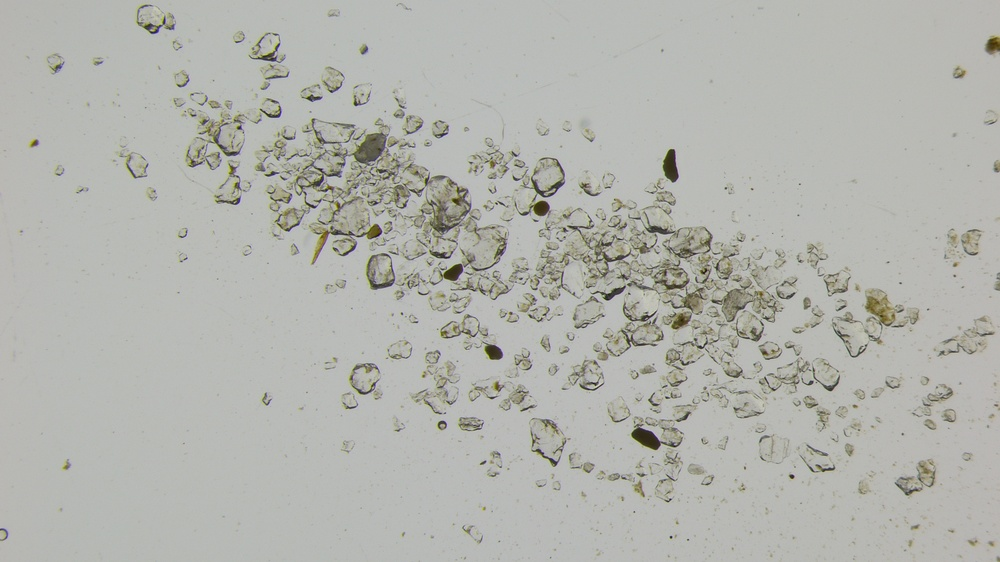
#> input picture data/input/233803-240125045115.jpg, 1000 x 562 px, shrunk from 3840 x 2160 before the run
$ jupyter execute --allow-errors test.ipynb
#> lines starting #> are read from the running program, lines starting #| are printed output that depends on the picture; after the words box and inside, x2 and y2 are one past the last pixel; in counts of white or black regions, pixels touching at a corner belong together
[cell 1]
import cv2
import os
import matplotlib.pyplot as plt
import seaborn as sns
import numpy as np

[cell 2]
def show_image(image, title="Image"):
    image_rgb = cv2.cvtColor(image, cv2.COLOR_BGR2RGB)
    plt.figure(figsize=(8, 6))
    plt.imshow(image_rgb)
    plt.title(title)
    plt.axis('off')
    plt.show()

[cell 3]
image_path = "data/input/233803-240125045115.jpg"
image = cv2.imread(image_path)
#> image is the input picture: shape (562, 1000, 3); mean B, G, R 173.7, 179.4, 178.5
show_image(image, title="Original Image")
cv2.imwrite("garbage/original.jpg", image)
#> Out = True

[cell 4]
saturation_factor = 1

hsv_image = cv2.cvtColor(image, cv2.COLOR_BGR2HSV)
#> hsv_image: shape (562, 1000, 3); mean H, S, V 43.2, 10.7, 180.1
hsv_image[:, :, 1] = cv2.multiply(hsv_image[:, :, 1], saturation_factor)
enhanced_image = cv2.cvtColor(hsv_image, cv2.COLOR_HSV2BGR)

lower_cyan = (30, 100, 100)
upper_cyan = (85, 255, 255)
lower_red = (130, 50, 50)
upper_red = (200, 255, 255)

mask_cyan = cv2.inRange(hsv_image, lower_cyan, upper_cyan)
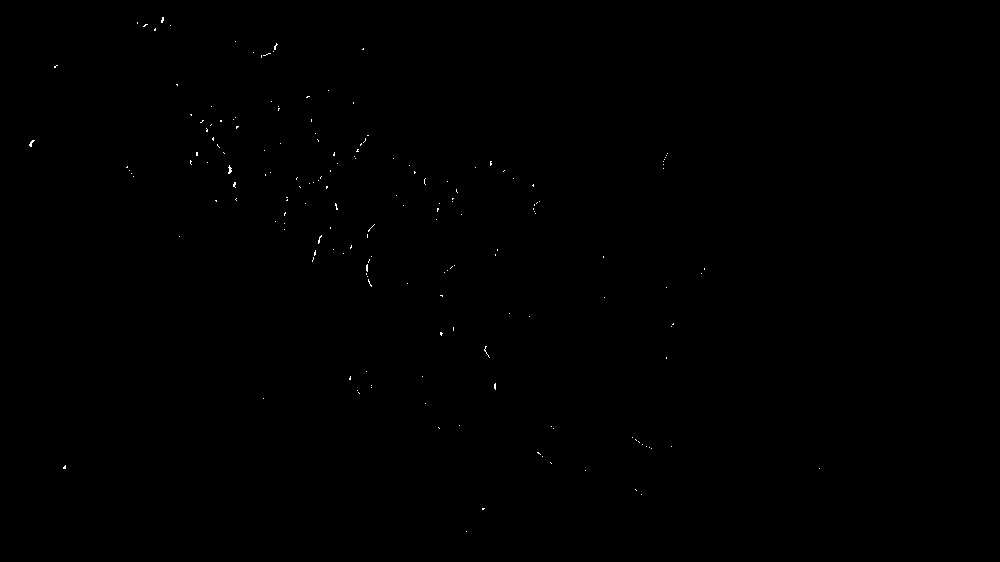
#> mask_cyan: shape (562, 1000); 0.1% white in thin lines or dots, all inside (x1, y1, x2, y2) = (29, 17, 820, 532)
mask_red = cv2.inRange(hsv_image, lower_red, upper_red)
#> mask_red: shape (562, 1000); 0.09% white in thin lines or dots, all inside (x1, y1, x2, y2) = (35, 23, 794, 477)
mask = cv2.bitwise_or(mask_cyan, mask_red)

color_contour = cv2.bitwise_and(enhanced_image, enhanced_image, mask=mask)
color_contour[mask == 0] = [0, 0, 0]
color_contour[mask != 0] = [255, 255, 255]
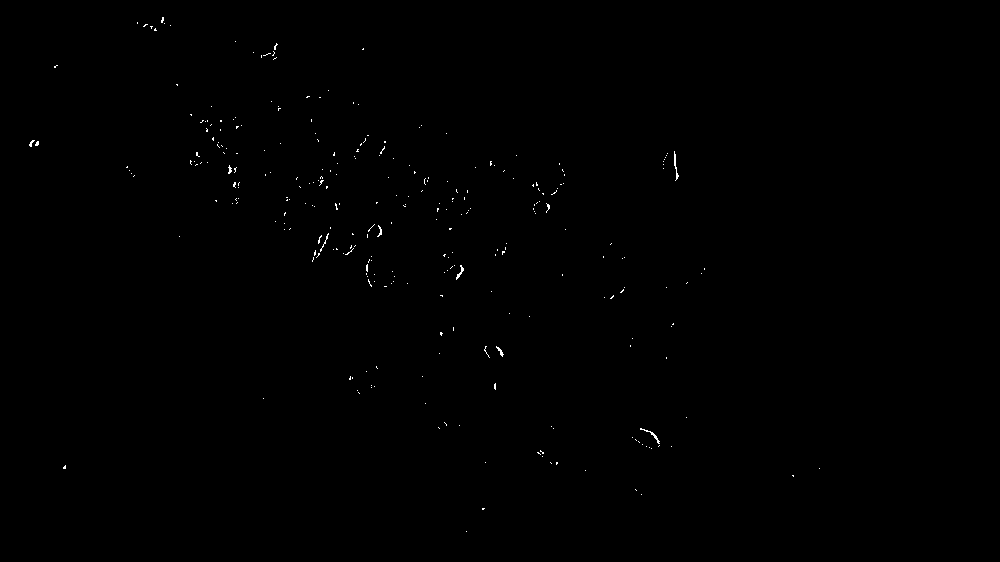
#> color_contour: shape (562, 1000, 3); 0.19% white in thin lines or dots, all inside (x1, y1, x2, y2) = (29, 17, 820, 532)

show_image(color_contour, title="Output Image")
cv2.imwrite("garbage/color_contour.jpg", color_contour)
#> Out = True

[cell 5]
gray = cv2.cvtColor(image, cv2.COLOR_BGR2GRAY)
_, binary = cv2.threshold(gray, 128+32, 255, cv2.THRESH_BINARY_INV)
#> binary: shape (562, 1000); 9.1% white; 1231 white regions (987 under 20 px), largest, box (x1, y1, x2, y2) and area: (260, 118, 514, 300) 11248, (522, 211, 784, 332) 8143, (185, 112, 249, 170) 1186
show_image(binary, title="Binary Image")

[cell 6]
# Invert the color contour
inverted_color_contour = cv2.bitwise_not(color_contour)

# Multiply by the binary image
sharpened_binary = cv2.bitwise_and(inverted_color_contour, inverted_color_contour, mask=binary)
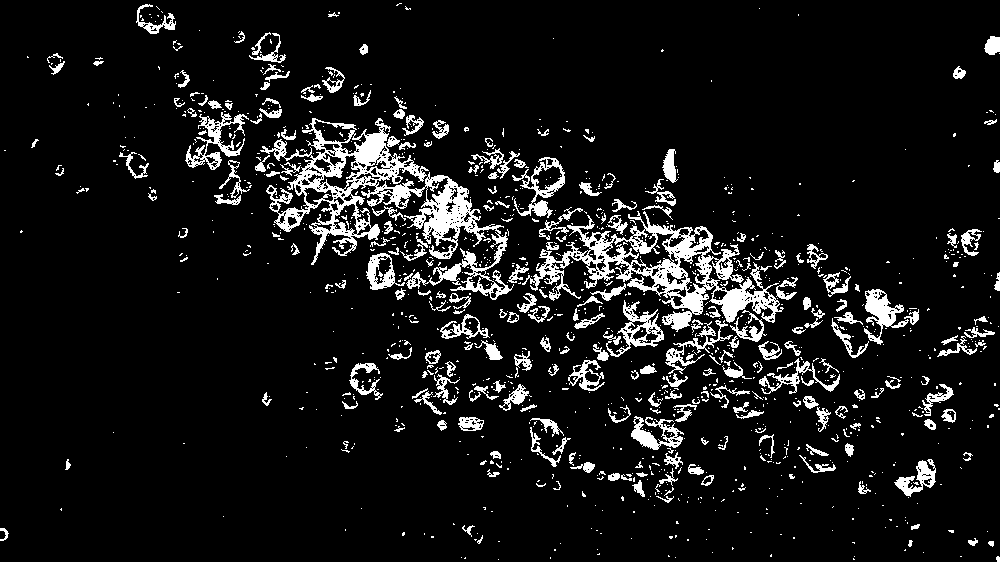
#> sharpened_binary: shape (562, 1000, 3); 8.9% white; 1252 white regions (1005 under 20 px), largest, box (x1, y1, x2, y2) and area: (260, 118, 514, 300) 10884, (522, 211, 784, 332) 8125, (185, 112, 249, 170) 1099

show_image(sharpened_binary, title="Inverted Color Contour Multiplied by Binary")

[cell 7]
# Convert sharpened_binary to a single-channel image
sharpened_binary_gray = cv2.cvtColor(sharpened_binary, cv2.COLOR_BGR2GRAY)
#> sharpened_binary_gray: shape (562, 1000); 8.9% white; 1252 white regions (1005 under 20 px)
contours, _ = cv2.findContours(sharpened_binary_gray, cv2.RETR_EXTERNAL, cv2.CHAIN_APPROX_SIMPLE)
#> contours = 1198 contours, 1019 with area under 20; largest, box (x1, y1, x2, y2) and area: (260, 118, 514, 300) 13499, (522, 211, 784, 332) 10106, (512, 157, 565, 218) 1222, (606, 300, 664, 357) 1108, (185, 112, 249, 170) 984
filtered_contours = [contour for contour in contours if len(contour) >= 5]
#> filtered_contours = 431 contours, 252 with area under 20; largest, box (x1, y1, x2, y2) and area: (260, 118, 514, 300) 13499, (522, 211, 784, 332) 10106, (512, 157, 565, 218) 1222, (606, 300, 664, 357) 1108, (185, 112, 249, 170) 984
contours_image = image.copy()
cv2.drawContours(contours_image, filtered_contours, -1, (0, 255, 0), 2)
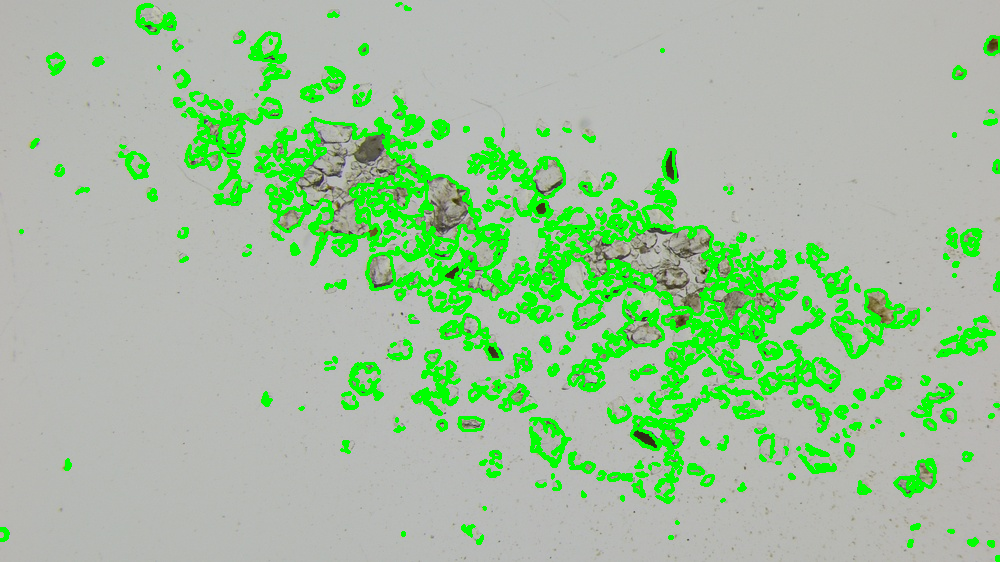
#> contours_image: shape (562, 1000, 3); 12.18% of pixels changed, all inside (x1, y1, x2, y2) = (0, 2, 1000, 562)
show_image(contours_image, title="Contours Image")
# Create a black background image
black_background = np.zeros_like(image)

# Draw the filtered contours on the black background
cv2.drawContours(black_background, filtered_contours, -1, (0, 255, 0), 2)
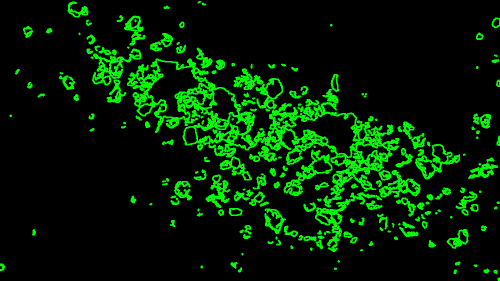
#> black_background: shape (562, 1000, 3) (shown at 1/2 size); mean of channels 0, 1, 2 0, 31.1, 0; drawn as B, G, R

# Show the image with contours over black background
show_image(black_background, title="Contours on Black Background")

[cell 8]
# Function to get filtered contours based on a binary mask
def get_filtered_contours(binary):
    contours, _ = cv2.findContours(binary, cv2.RETR_EXTERNAL, cv2.CHAIN_APPROX_SIMPLE)
    return [contour for contour in contours if len(contour) >= 5]

# Function to analyze contours, fit ellipses, and filter based on maximum minor axis length
def analyze_contours(contours, image, calibration_factor, max_length_mm):
#> called with calibration_factor = 0.0039, max_length_mm = 5
    ellipses_image = image.copy()  # Copy the original image to draw ellipses
    grain_lengths = []  # Store the valid grain lengths (minor axis in mm)

    for contour in contours:
        try:
            # Fit an ellipse to the contour
            ellipse = cv2.fitEllipse(contour)
            _, (major_axis, minor_axis), _ = ellipse

            # Convert minor axis to millimeters
            minor_axis_mm = minor_axis * calibration_factor

            # Check if the ellipse meets the size condition
            if minor_axis_mm <= max_length_mm:
                # Draw the ellipse on the image
                cv2.ellipse(ellipses_image, ellipse, (255, 0, 0), 2)  # Blue ellipses
                grain_lengths.append(minor_axis_mm)  # Store the valid grain length
        except cv2.error:
            # Skip contours where fitting fails
            pass
#> this loop made 202 passes
#> (ellipse, major_axis, minor_axis, minor_axis_mm) on passes 1 to 3: (((997.8, 558.6), (3.59, 5.57), 164), 3.59, 5.57, 0.0217), (((991.2, 542.9), (5.09, 6.45), 113), 5.09, 6.45, 0.0252), (((909.9, 542.9), (3.75, 6.8), 10.6), 3.75, 6.8, 0.0265)
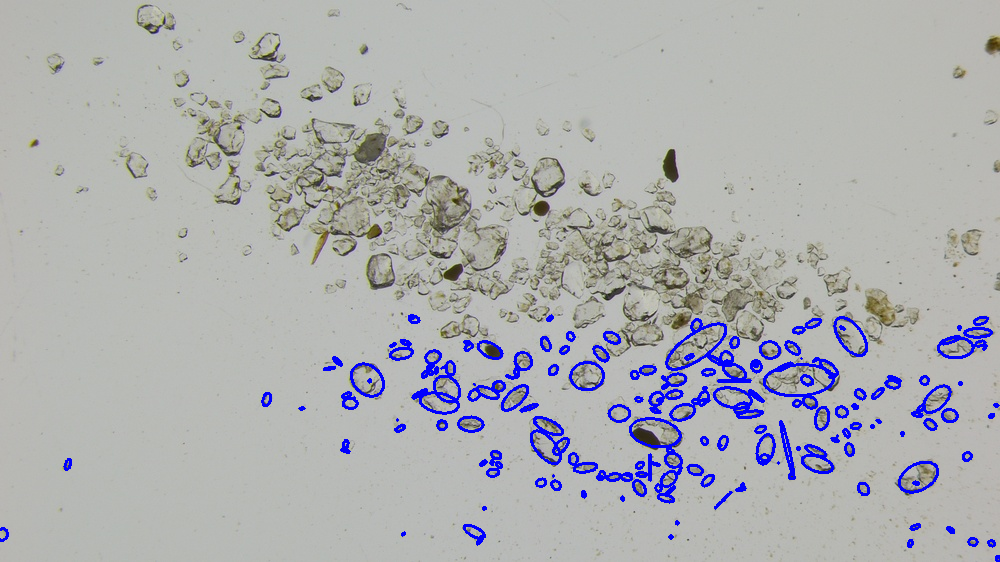
#> ellipses_image: shape (562, 1000, 3); 3.23% of pixels changed, all inside (x1, y1, x2, y2) = (0, 314, 1000, 562)
#> after the loop, grain_lengths = 197 values, max 0.274 at index 189, min 6.76e-06 at index 124, mean 0.0524

    return ellipses_image, grain_lengths

$ run again, with data/input/233800-240125051452.jpg copied over data/input/233803-240125045115.jpg
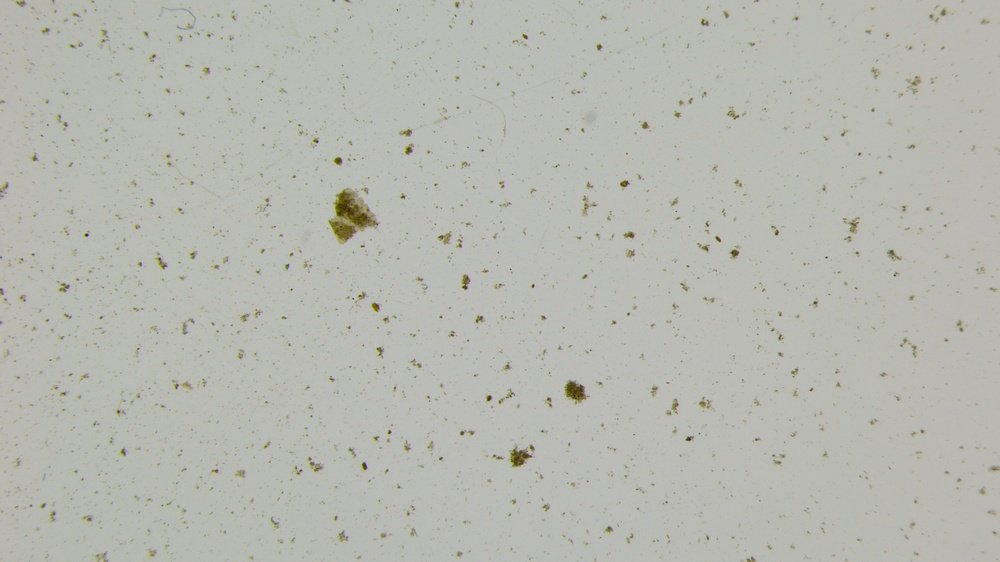
#> input picture data/input/233800-240125051452.jpg, 1000 x 562 px, shrunk from 3840 x 2160 before the run
#> image is the input picture: shape (562, 1000, 3); mean B, G, R 177.2, 184.8, 183.5
#> `cv2.imwrite("garbage/original.jpg", image)`: Out = True
#> hsv_image: shape (562, 1000, 3); mean H, S, V 37.3, 11.3, 185.1
#> mask_cyan: shape (562, 1000); 0.1% white in thin lines or dots, all inside (x1, y1, x2, y2) = (3, 2, 732, 556)
#> mask_red: shape (562, 1000); 0.01% white in thin lines or dots, all inside (x1, y1, x2, y2) = (1, 34, 534, 515)
#> mask: shape (562, 1000); 0.11% white in thin lines or dots, all inside (x1, y1, x2, y2) = (1, 2, 732, 556)
#> `color_contour[mask != 0] = [255, 255, 255]`:
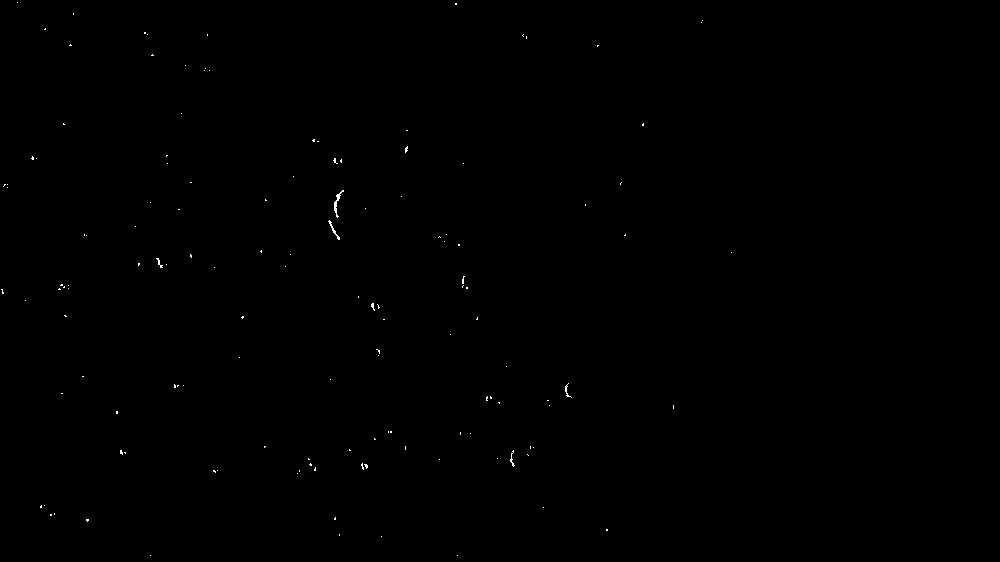
#> color_contour: shape (562, 1000, 3); 0.11% white in thin lines or dots, all inside (x1, y1, x2, y2) = (1, 2, 732, 556)
#> binary: shape (562, 1000); 2.3% white; 1576 white regions (1440 under 20 px), largest, box (x1, y1, x2, y2) and area: (328, 188, 380, 244) 1569, (564, 380, 590, 405) 357, (509, 444, 533, 467) 300
#> sharpened_binary: shape (562, 1000, 3); 2.2% white; 1591 white regions (1465 under 20 px), largest, box (x1, y1, x2, y2) and area: (330, 188, 380, 244) 1470, (566, 380, 590, 405) 323, (509, 444, 533, 467) 270
#> sharpened_binary_gray: shape (562, 1000); 2.2% white; 1591 white regions (1465 under 20 px)
#> `contours, _ = cv2.findContours(sharpened_binary_gray, cv2.RETR_EXTERNA..`: contours = 1591 contours, 1530 with area under 20; largest, box (x1, y1, x2, y2) and area: (330, 188, 380, 244) 1387, (566, 380, 590, 405) 283, (509, 444, 533, 467) 232, (438, 231, 452, 245) 77, (848, 217, 860, 234) 76
#> filtered_contours = 434 contours, 373 with area under 20; largest, box (x1, y1, x2, y2) and area: (330, 188, 380, 244) 1387, (566, 380, 590, 405) 283, (509, 444, 533, 467) 232, (438, 231, 452, 245) 77, (848, 217, 860, 234) 76
#> contours_image: shape (562, 1000, 3); 3.38% of pixels changed, all inside (x1, y1, x2, y2) = (0, 0, 1000, 562)
#> the loop in analyze_contours, `for contour in contours:` made 434 passes
#> (ellipse, major_axis, minor_axis, minor_axis_mm) on passes 1 to 3: (((750.7, 559.4), (6.57, 8.64), 114.7), 6.57, 8.64, 0.0337), (((358.6, 557.1), (1.93, 3.69), 63.69), 1.93, 3.69, 0.0144), (((252.3, 557), (2.11, 5.67), 90), 2.11, 5.67, 0.0221)
#> after the loop in analyze_contours, `for contour in contours:`:
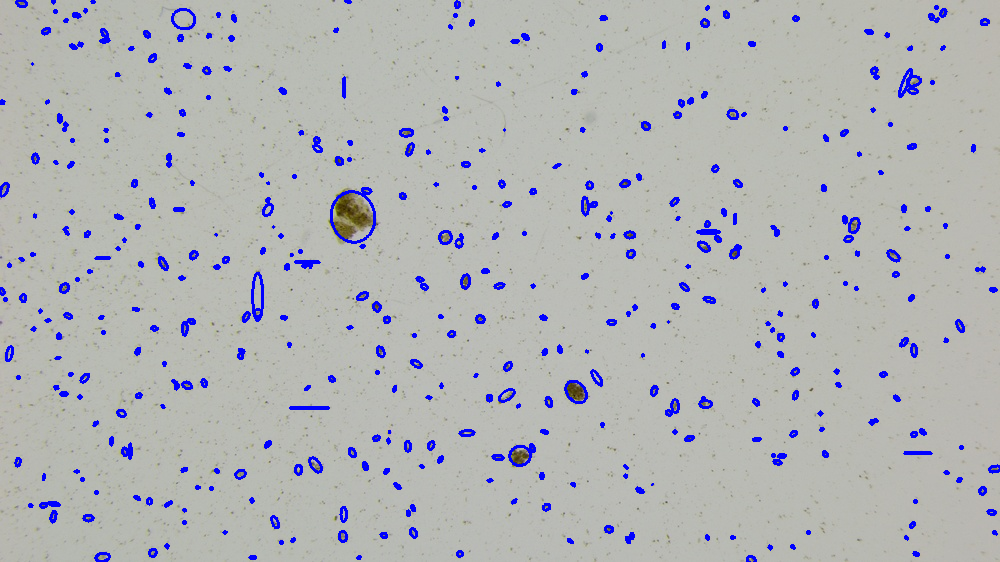
#> ellipses_image: shape (562, 1000, 3); 3.51% of pixels changed, all inside (x1, y1, x2, y2) = (0, 0, 1000, 562)
#> after the loop in analyze_contours, `for contour in contours:`: grain_lengths = 430 values, max 0.198 at index 300, min 6.04e-06 at index 51, mean 0.0255
#| Number of valid grains: 430
#| Average grain size (minor axis): 0.03 mm
